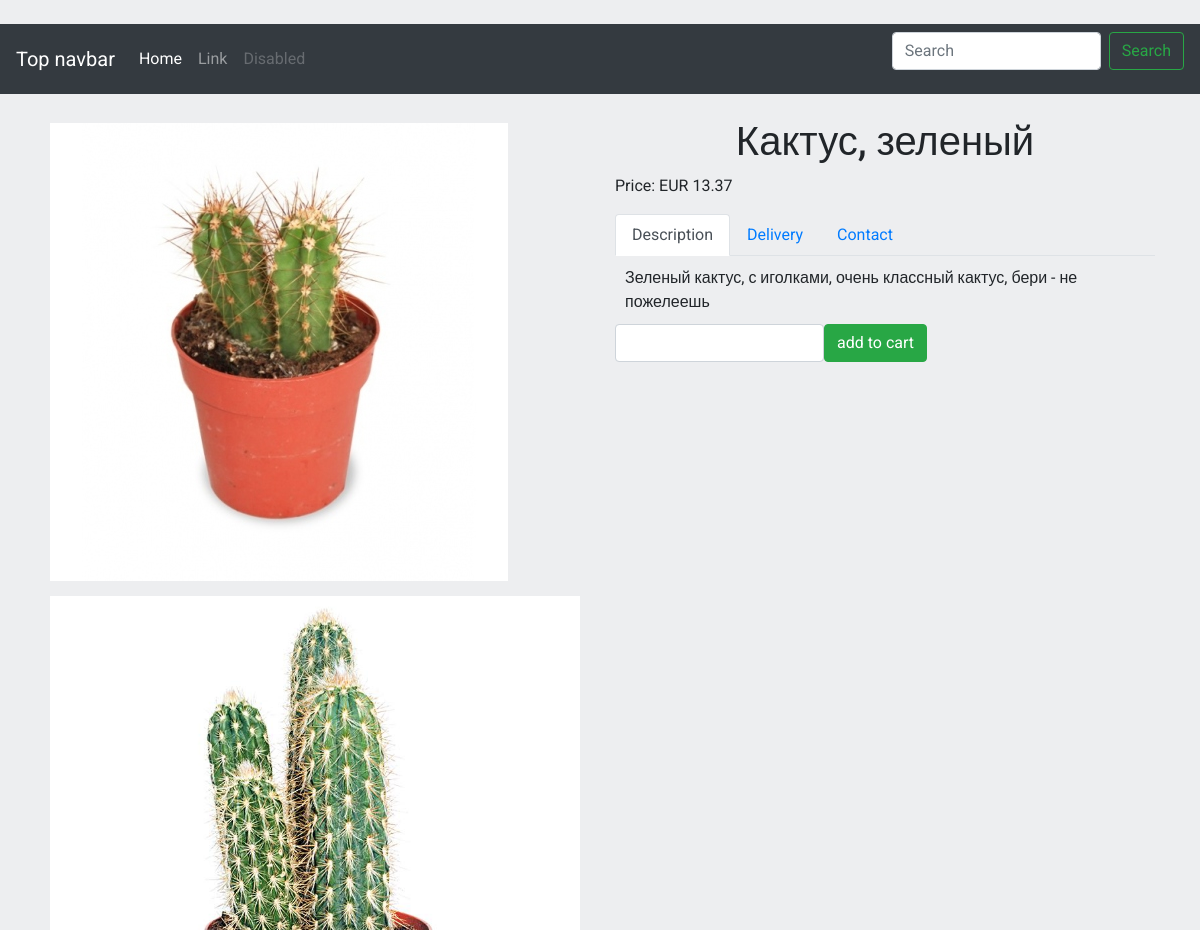
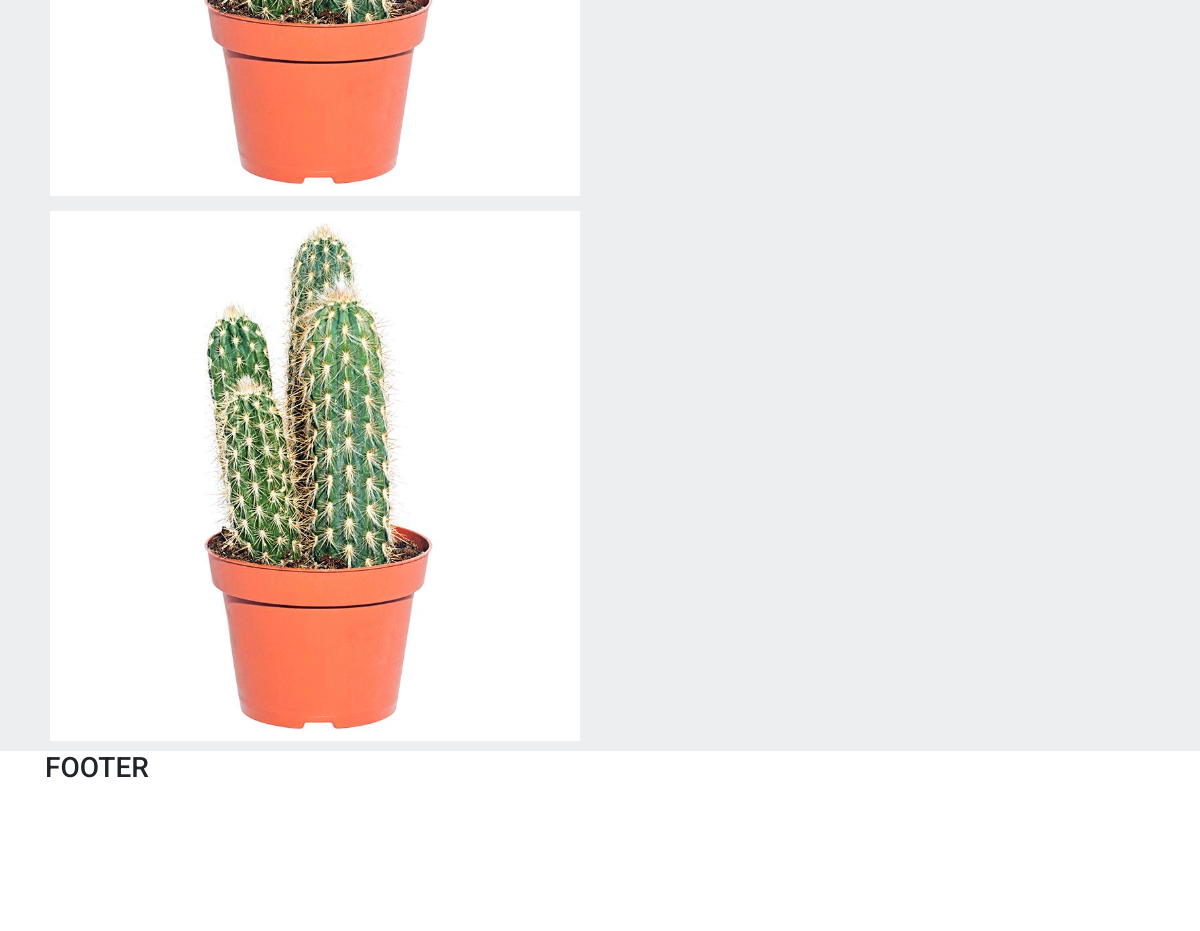
/product/1/, run on an earlier commit of the app's database (2 pictures, top to bottom).
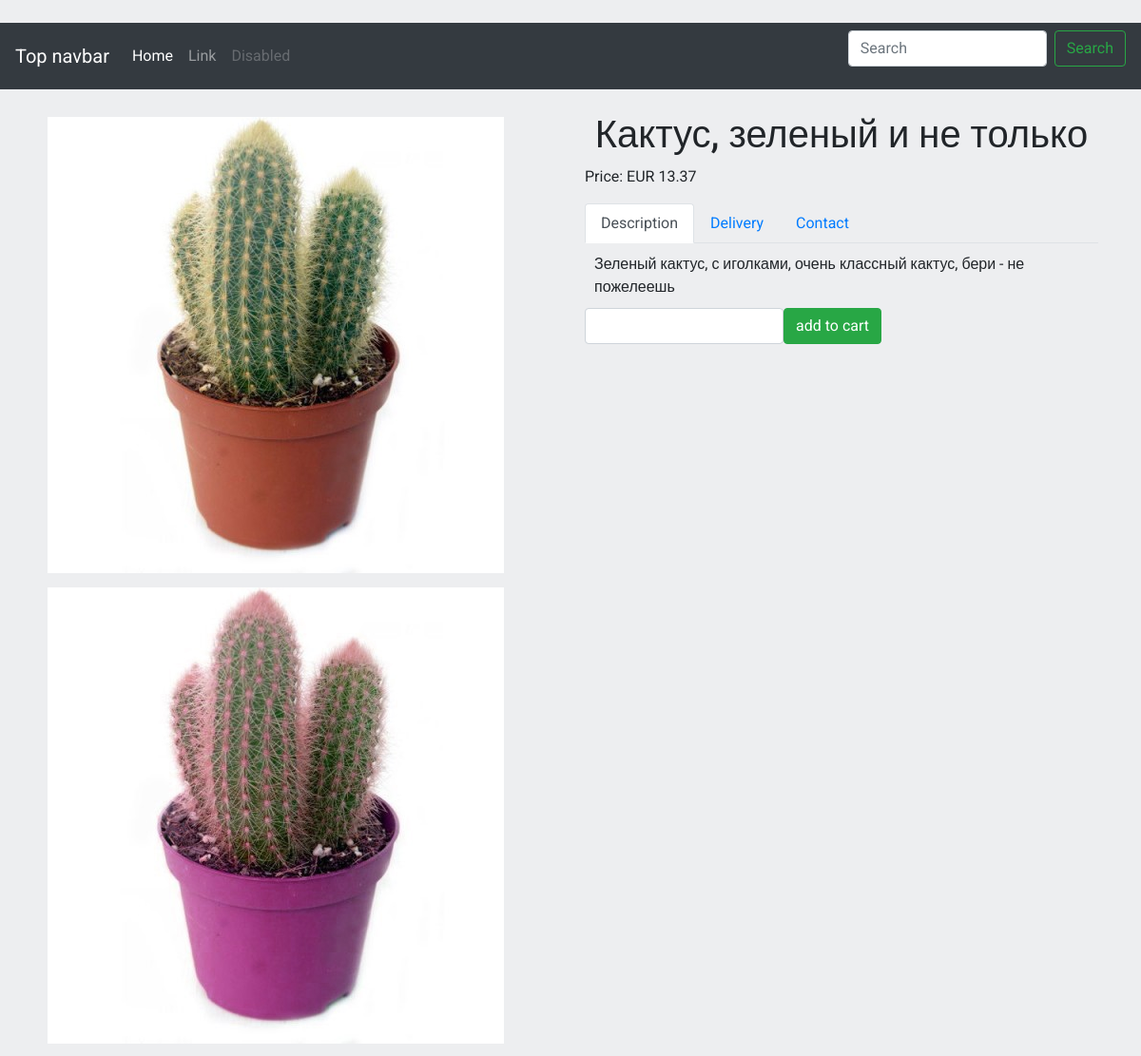
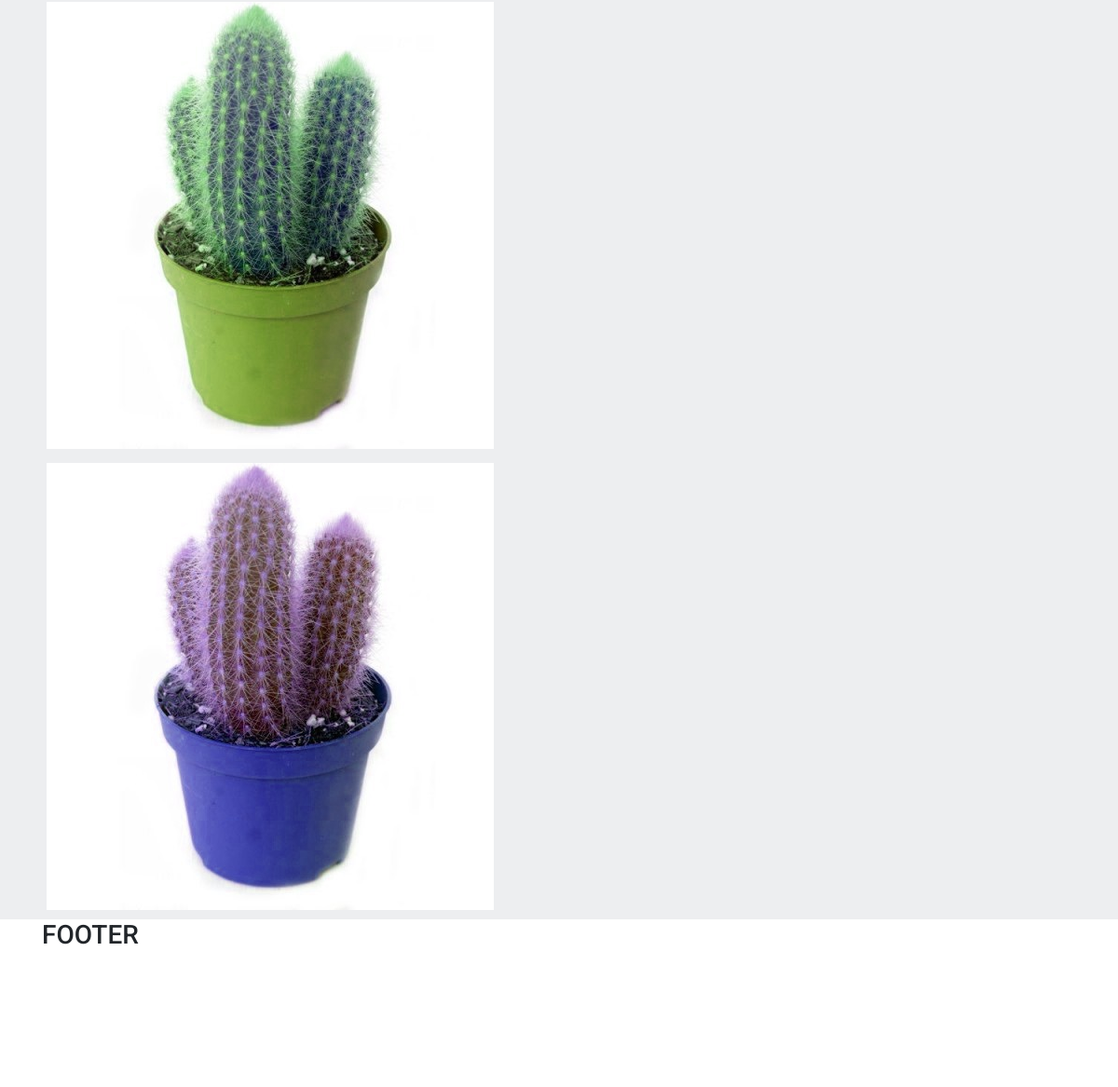
And on a later commit of the database (2 pictures, top to bottom).
### products/models.py (models this page shows, shortened)
class ProductImage(models.Model):
    product = models.ForeignKey(Product, blank = True, null = True, default = None)
    image = models.ImageField(upload_to = 'products_images')
    is_main = models.BooleanField(default=False)
    is_active = models.BooleanField(default=True)
    created = models.DateTimeField(auto_now_add=True, auto_now=False)
    updated = models.DateTimeField(auto_now_add=False, auto_now=True)
    class Meta:
        verbose_name = "Photo"
        verbose_name_plural = "Photos"

class Product(models.Model):
    name = models.CharField(max_length=64, blank = True, null = True, default = None)
    price = models.DecimalField(max_digits = 10, decimal_places= 2, default = 0)
    discount = models.IntegerField(default = 0)
    category = models.ForeignKey(ProductCategory, blank = True, null = True, default = None)
    is_active = models.BooleanField(default=True)
    description = models.TextField(blank = True, null = True, default = None)
    short_description = models.TextField(blank = True, null = True, default = None)
    created = models.DateTimeField(auto_now_add=True, auto_now=False)
    updated = models.DateTimeField(auto_now_add=False, auto_now=True)
    class Meta:
        verbose_name = "Product"
        verbose_name_plural = "Products"

### products/views.py (the view)
# urls.py: url(r'^product/(?P<product_id>\w+)/$', views.product, name='product'),
def product(request, product_id):
    product = Product.objects.get(id = product_id)
    return render(request, 'products/product.html', locals())

### products/templates/products/product.html (shortened to what this page needs)
{% extends 'base.html' %}
{% load static %}
{% block content %}
   <div class="container">
       <div class="row">
           <div class="col-lg-6">
                {% for image_item in product.productimage_set.all %}
                    <div class="product-image-item">
                        <img src=" {{image_item.image.url}}" class="img-fluid" />
                    </div>
                {% endfor %}
           </div>
           <div class="col-lg-6">
               <h1 class="text-center">
                   {{ product.name }}
               </h1>
               <div class="">
                   <p>
                       Price: EUR {{ product.price }}
                   </p>
                </div>
                <div>
                    <ul class="nav nav-tabs" id="myTab" role="tablist">
                      <li class="nav-item">
                        <a class="nav-link active" id="home-tab" data-toggle="tab" href="#description" role="tab" aria-controls="description" aria-selected="true">Description</a>
                      </li>
                      <li class="nav-item">
                        <a class="nav-link" id="profile-tab" data-toggle="tab" href="#delivery" role="tab" aria-controls="profile" aria-selected="false">Delivery</a>
                      </li>
                      <li class="nav-item">
                        <a class="nav-link" id="contact-tab" data-toggle="tab" href="#contact" role="tab" aria-controls="contact" aria-selected="false">Contact</a>
                      </li>
                    </ul>
                    <div class="tab-content product-description-tabs" id="myTabContent">
                      <div class="tab-pane fade show active" id="description" role="tabpanel" aria-labelledby="description-tab"> {{ product.description }} </div>
                    </div>
                </div>
                <div>
                    <form id="form-buying-product" class="form-inline">
                        <div class="form-group">
                            <input type="number" class="form-control" />
                        </div>
                        <div class="form-group">
                            <button type="submit" class="btn btn-success btn-buy">
                            add to cart
                            </button>
                        </div>
                    </form>
                </div>
           </div>
       </div>
   </div>
{% endblock %}

### landing/templates/base.html (shortened to what this page needs)
﻿<!DOCTYPE html>
<html lang="en" xmlns="http://www.w3.org/1999/xhtml">
<head>
    {% load staticfiles %}
    <link rel="stylesheet" href="{% static 'css/bootstrap.min.css' %}" type="text/css" />
    <link rel="stylesheet" href="{% static 'css/bootstrap.min.css' %}" type="text/css" />
    <link rel="stylesheet" href="{% static 'css/style.css' %}" />
</head>
<body>
    <div class="wrapper">
        <div class="wrapper-content">
            {% include 'navbar.html' %}
            {% block content %}
            {% endblock content %}
        </div>
    </div>
    {% include 'footer.html' %}
</body>
</html>

### landing/templates/navbar.html (shortened to what this page needs)
 <nav class="navbar navbar-expand-md navbar-dark bg-dark mb-4">
      <a class="navbar-brand" href="#">Top navbar</a>
      <div class="collapse navbar-collapse" id="navbarCollapse">
        <ul class="navbar-nav mr-auto">
          <li class="nav-item active">
            <a class="nav-link" href="/">Home <span class="sr-only">(current)</span></a>
          </li>
          <li class="nav-item">
            <a class="nav-link" href="#">Link</a>
          </li>
          <li class="nav-item">
            <a class="nav-link disabled" href="#">Disabled</a>
          </li>
        </ul>
        <form class="form-inline mt-2 mt-md-0">
          <input class="form-control mr-sm-2" type="text" placeholder="Search" aria-label="Search">
          <button class="btn btn-outline-success my-2 my-sm-0" type="submit">Search</button>
        </form>
      </div>
    </nav>

### landing/templates/footer.html
<footer class="footer">
    <div class="container">
        <div class="Text">
            <h3>FOOTER</h3>
        </div>
    </div>
</footer>

### static/static_dev/css/style.css (style rules this page uses)
html, body { height: 100%; max-height: 100%; font-family: "Roboto", sans-serif; background-color: #edeef0 }
.navbar { margin-bottom: 0; }
.wrapper { min-height: 100%; }
.wrapper-content { overflow:auto; padding-bottom:180px; }
.footer { position: relative; margin-top: -180px; height: 180px; clear: both; background-color: white; }
.product-description-tabs { padding: 10px; }
.product-image-item { padding: 5px; margin-bottom: 5px; }

What changed in the data, as far as the page shows it:
removed ProductImage: image (picture)
removed ProductImage: image (picture)
removed ProductImage: image (picture)
added ProductImage: image (picture)
added ProductImage: image (picture)
added ProductImage: image (picture)
added ProductImage: image (picture)
changed Product "Зеленый кактус, с иголками, очень классный кактус, бери - не пожелеешь": name "Кактус, зеленый" → "Кактус, зеленый и не только"
